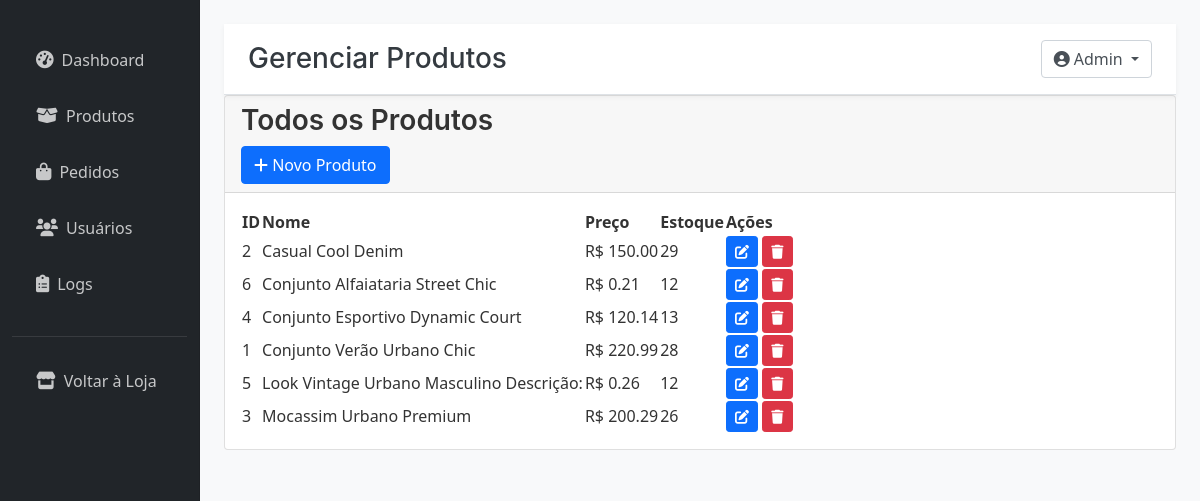
The page /admin/produtos (signed in) on the database its author committed.
### tables this page shows
CREATE TABLE produtos (
            id INTEGER PRIMARY KEY AUTOINCREMENT,
            nome TEXT NOT NULL,
            preco REAL NOT NULL,
            estoque INTEGER NOT NULL,
            descricao TEXT,
            imagem TEXT
        );

### routes/admin.py (the view)
@admin_bp.route('/produtos')
@admin_required
def admin_produtos():
    conn = conectar_db()
    cursor = conn.cursor()
    cursor.execute('SELECT * FROM produtos ORDER BY nome')
    produtos = cursor.fetchall()
    conn.close()
    return render_template('admin/produtos.html', produtos=produtos)

### app.py (called while the page is built)
@app.context_processor
def inject_carrinho():
    total_itens = 0
    if 'usuario_id' in session:
        try:
            total_itens = contar_itens_carrinho_db(session['usuario_id'])
        except Exception as e:
            print(f"Erro no context processor ao contar itens do carrinho (DB): {e}")
            total_itens = 0
    return {'total_itens': total_itens, 'formatar_moeda': formatar_moeda} # Adiciona formatar_moeda para uso em templates

### database.py (called while the page is built)
def conectar_db():
    conn = sqlite3.connect(DB_NAME)
    conn.row_factory = sqlite3.Row # Permite acessar colunas por nome
    return conn

def contar_itens_carrinho_db(usuario_id):
    conn = conectar_db()
    cursor = conn.cursor()
    cursor.execute('''
    SELECT COALESCE(SUM(quantidade), 0)
    FROM carrinho
    WHERE usuario_id = ?
    ''', (usuario_id,))
    total_itens = cursor.fetchone()[0]
    conn.close()
    return total_itens

### templates/admin/produtos.html (shortened to what this page needs)
{% extends "admin/base.html" %}
{% block page_title %}Gerenciar Produtos{% endblock %}
{% block content %}
<div class="card">
    <div class="card-header">
        <h3 class="card-title">Todos os Produtos</h3>
        <a href="{{ url_for('novo_produto') }}" class="btn btn-primary">
            <i class="fas fa-plus"></i> Novo Produto
        </a>
    </div>
    <div class="card-body">
        <table class="admin-table">
            <thead>
                <tr>
                    <th>ID</th>
                    <th>Nome</th>
                    <th>Preço</th>
                    <th>Estoque</th>
                    <th>Ações</th>
                </tr>
            </thead>
            <tbody>
                {% for produto in produtos %}
                <tr>
                    <td>{{ produto[0] }}</td>
                    <td>{{ produto[1] }}</td>
                    <td>R$ {{ "%.2f"|format(produto[2]) }}</td>
                    <td>{{ produto[3] }}</td>
                    <td>
                        <a href="{{ url_for('editar_produto', id=produto[0]) }}" class="btn btn-sm btn-primary">
                            <i class="fas fa-edit"></i>
                        </a>
                        <form action="{{ url_for('excluir_produto', id=produto[0]) }}" method="POST" style="display: inline;">
                            <button type="submit" class="btn btn-sm btn-danger" onclick="return confirm('Tem certeza que deseja excluir este produto?')">
                                <i class="fas fa-trash"></i>
                            </button>
                        </form>
                    </td>
                </tr>
                {% endfor %}
            </tbody>
        </table>
    </div>
</div>
{% endblock %}

### templates/admin/admin.css (style rules this page uses)
:root { --admin-sidebar-bg: #2c3e50; --admin-text-color: #ecf0f1; --admin-active-bg: #34495e; --admin-hover-bg: #3a536b; --admin-card-shadow: rgba(0, 0, 0, 0.1); }
body { background-color: #f8f9fa; color: #333; }
h1, h2, h3, h4, h5, h6 { font-family: 'Inter', sans-serif; font-weight: 600; }

### rows shown on the page
produtos: id "2", nome "Casual Cool Denim", preco "150.00", estoque "29"
produtos: id "6", nome "Conjunto Alfaiataria Street Chic", preco "0.21", estoque "12"
produtos: id "4", nome "Conjunto Esportivo Dynamic Court", preco "120.14", estoque "13"
produtos: id "1", nome "Conjunto Verão Urbano Chic", preco "220.99", estoque "28"
produtos: id "5", nome "Look Vintage Urbano Masculino Descrição:", preco "0.26", estoque "12"
produtos: id "3", nome "Mocassim Urbano Premium", preco "200.29", estoque "26"

### other values the page prints
{{ session.get('usuario_nome', 'Admin') }} "Admin"
